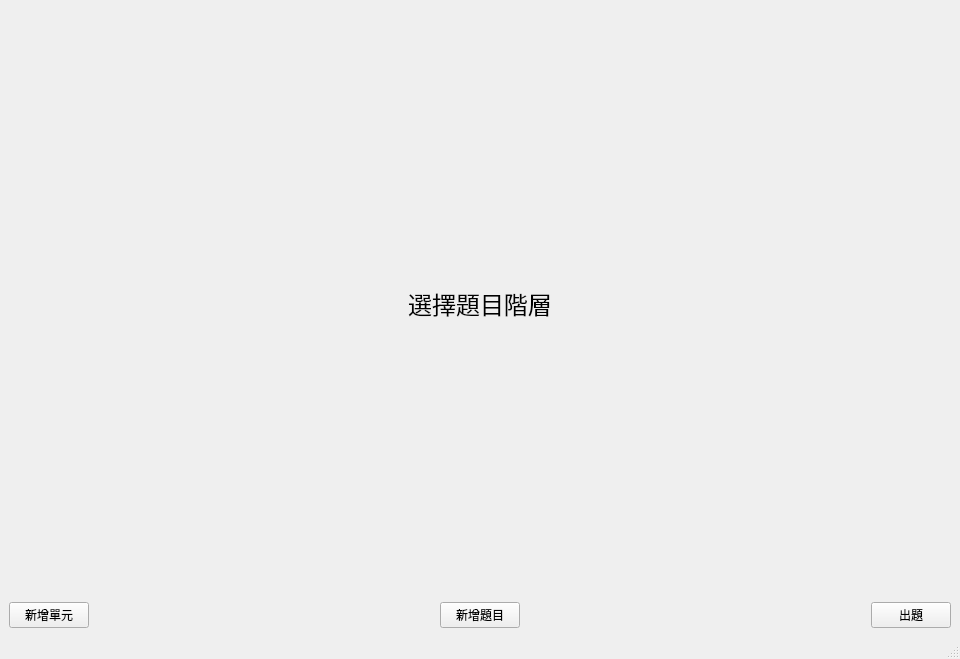
<?xml version="1.0" encoding="UTF-8"?>
<ui version="4.0">
 <class>MainWindow</class>
 <widget class="QMainWindow" name="MainWindow">
  <property name="geometry">
   <rect>
    <x>0</x>
    <y>0</y>
    <width>960</width>
    <height>659</height>
   </rect>
  </property>
  <property name="windowTitle">
   <string>MainWindow</string>
  </property>
  <widget class="QWidget" name="centralwidget">
   <layout class="QHBoxLayout" name="horizontalLayout">
    <item>
     <layout class="QGridLayout" name="gridLayout_3">
      <property name="horizontalSpacing">
       <number>1</number>
      </property>
      <property name="verticalSpacing">
       <number>3</number>
      </property>
      <item row="2" column="0">
       <layout class="QHBoxLayout" name="horizontalLayout_7">
        <item>
         <widget class="QPushButton" name="button_add_unit">
          <property name="text">
           <string>新增單元</string>
          </property>
         </widget>
        </item>
        <item>
         <spacer name="horizontalSpacer">
          <property name="orientation">
           <enum>Qt::Horizontal</enum>
          </property>
          <property name="sizeHint" stdset="0">
           <size>
            <width>40</width>
            <height>20</height>
           </size>
          </property>
         </spacer>
        </item>
        <item>
         <widget class="QPushButton" name="button_add_question">
          <property name="text">
           <string>新增題目</string>
          </property>
         </widget>
        </item>
        <item>
         <spacer name="horizontalSpacer_2">
          <property name="orientation">
           <enum>Qt::Horizontal</enum>
          </property>
          <property name="sizeHint" stdset="0">
           <size>
            <width>40</width>
            <height>20</height>
           </size>
          </property>
         </spacer>
        </item>
        <item>
         <widget class="QPushButton" name="button_make_question">
          <property name="text">
           <string>出題</string>
          </property>
         </widget>
        </item>
       </layout>
      </item>
      <item row="0" column="0">
       <layout class="QHBoxLayout" name="horizontalLayout_2">
        <item>
         <widget class="QLabel" name="label_add_edit_question">
          <property name="font">
           <font>
            <family>微軟正黑體 Light</family>
            <pointsize>18</pointsize>
           </font>
          </property>
          <property name="text">
           <string>選擇題目階層</string>
          </property>
          <property name="alignment">
           <set>Qt::AlignCenter</set>
          </property>
         </widget>
        </item>
       </layout>
      </item>
      <item row="1" column="0">
       <layout class="QGridLayout" name="gridLayout">
        <property name="sizeConstraint">
         <enum>QLayout::SetDefaultConstraint</enum>
        </property>
        <item row="3" column="4">
         <layout class="QVBoxLayout" name="verticalLayout_lv5"/>
        </item>
        <item row="3" column="0">
         <layout class="QVBoxLayout" name="verticalLayout_lv1" stretch="">
          <property name="spacing">
           <number>6</number>
          </property>
          <property name="bottomMargin">
           <number>0</number>
          </property>
         </layout>
        </item>
        <item row="3" column="3">
         <layout class="QVBoxLayout" name="verticalLayout_lv4"/>
        </item>
        <item row="3" column="1">
         <layout class="QVBoxLayout" name="verticalLayout_lv2"/>
        </item>
        <item row="3" column="2">
         <layout class="QVBoxLayout" name="verticalLayout_lv3"/>
        </item>
       </layout>
      </item>
     </layout>
    </item>
   </layout>
  </widget>
  <widget class="QStatusBar" name="statusbar"/>
 </widget>
 <resources/>
 <connections/>
</ui>
